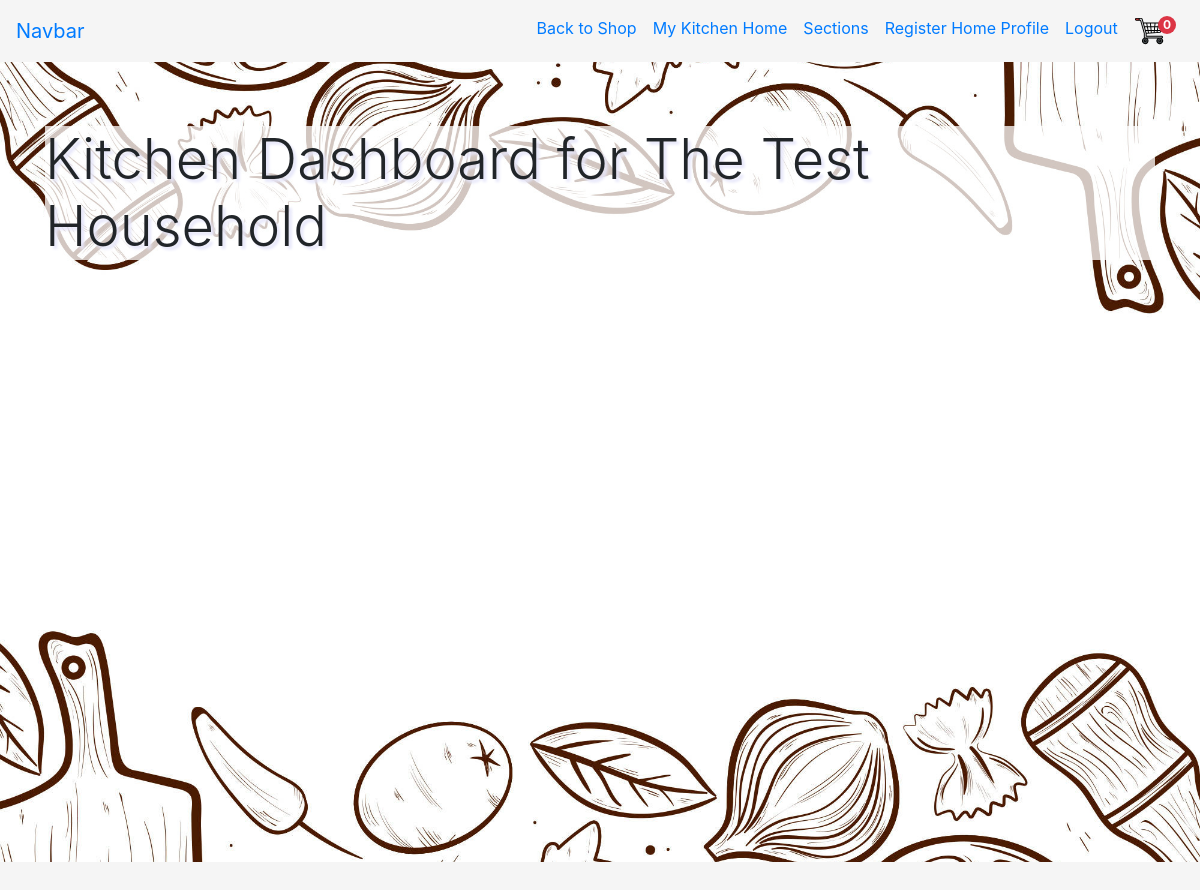
Before: /mykitchen/ (signed in) with the older database file.
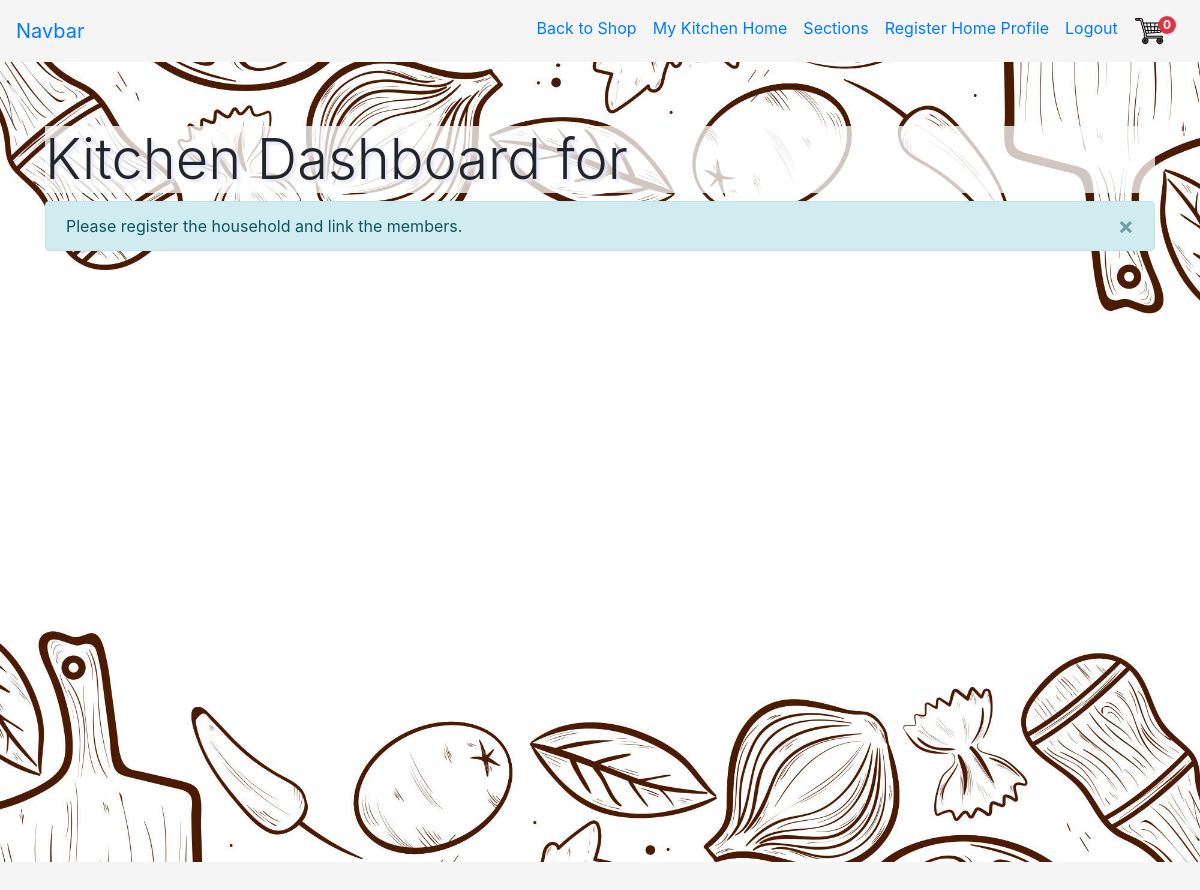
After: the same page with the newer database file.
### mykitchen/models.py (models this page shows, shortened)
class Household(models.Model):
    name = models.CharField(blank=False, max_length=50,
                            help_text='Name to identify your household')
    owner = models.ForeignKey(User,
                              blank=False,
                              on_delete=models.SET(get_sentinel_user))

### mykitchen/views.py (the view)
# urls.py: path('', mykitchen.views.index,
@login_required
def index(request):
    user = request.user
    try:
        member = Member.objects.get(user=user)
    except Member.DoesNotExist:
        member = None
    try:
        household = Household.objects.get(owner=user)
    except Household.DoesNotExist:
        household = None
    if member:
        household = member.household
    if household is None:
        household = ""
        messages.info(
                request,
                "Please register the household and link the members."
        )
    return render(request, 'mykitchen/mykitchen_index.template.html', {
        'household': household
    })

### cart/contexts.py (called while the page is built)
def cart_contents(request):
    cart = request.session.get("shopping_cart", {})
    return {
        'shopping_cart': cart,
        'item_count': len(cart)
}

### mykitchen/templates/mykitchen/mykitchen_index.template.html (shortened to what this page needs)
{% extends 'base_kitchen.template.html' %}
{%load static%}
{%block hero%}
<div class="jumbotron jumbotron-fluid kitchen">
  <div class="container">
    <h3 class="display-4 title-background">Kitchen Dashboard for {{household.name}}</h3>
    {% if messages %}
    <div class="alert alert-info alert-dismissible fade show" role="alert">
        <div>
            {% for message in messages %}
            {{ message }}
            {% endfor %}
        </div>
        <button type="button" class="close" data-dismiss="alert" aria-label="Close">
        <span aria-hidden="true">&times;</span>
         </button>
    </div>
{% endif %}
  </div>
</div>
{% endblock %}

### templates/base_kitchen.template.html (shortened to what this page needs)
{%load static %}
<!doctype html>
<html lang="en">
  <head>
    <link rel="stylesheet" href="https://stackpath.bootstrapcdn.com/bootstrap/4.5.2/css/bootstrap.min.css">
    <link rel="stylesheet" href="{% static 'css/styles.css' %}">
  </head>
  <body>
  <nav class="navbar navbar-expand-lg">
  <a class="navbar-brand" href="#">Navbar</a>
  <div class="collapse navbar-collapse" id="navbarTogglerDemo03">
    <ul class="navbar-nav ml-auto mt-2 mt-lg-0">
      <li class="nav-item active">
        <a class="nav-link" href="{% url 'home_page_route' %}">Back to Shop <span class="sr-only">(current)</span></a>
      </li>
      <li class="nav-item">
        <a class="nav-link" href="{% url 'mykitchen_home_page' %}">My Kitchen Home</a>
      </li>
      <li class="nav-item">
        <a class="nav-link" href="#">Sections</a>
      </li>
      <li class="nav-item">
        <a class="nav-link" href="{% url 'mykitchen_register' %}">Register Home Profile</a>
      </li>
      <li class="nav-item">
      {% if request.user.is_authenticated %}
      <a class="nav-link" href = "../accounts/logout">Logout</a>
      {% else %}
        <a class="nav-link" href="../accounts/login">Login</a>
      {% endif %}
      </li>
      <li class="nav-item">
        <a class="nav-link" href="{% url 'view_cart' %}">
        <img src="{% static '/image/shopping-cart.svg' %}"/>
        <span class="badge badge-danger" id="qty-badge">{{item_count}}</span>
        </a>
      </li>
    </ul>
  </div>
</nav>
    {%block hero %}
    {% endblock %}
  </body>
</html>

### static/css/styles.css (style rules this page uses)
body { background-color: whitesmoke; }
div.jumbotron.jumbotron-fluid.kitchen { background-image: url("../image/food-background.jpg"); background-position: center; background-repeat: no-repeat; background-size: cover; height: 100vh; }
h3.title-background { background-color: rgba(255, 255, 255, 0.75); text-shadow: 3px 3px 3px lavender; }
#qty-badge { border-radius: 9px; vertical-align: top; margin-left: -10px; }

Changed rows visible on the page:
removed Household: name "The Test Household"
Other visible differences:
new list line: "Please register the household and link the members."
